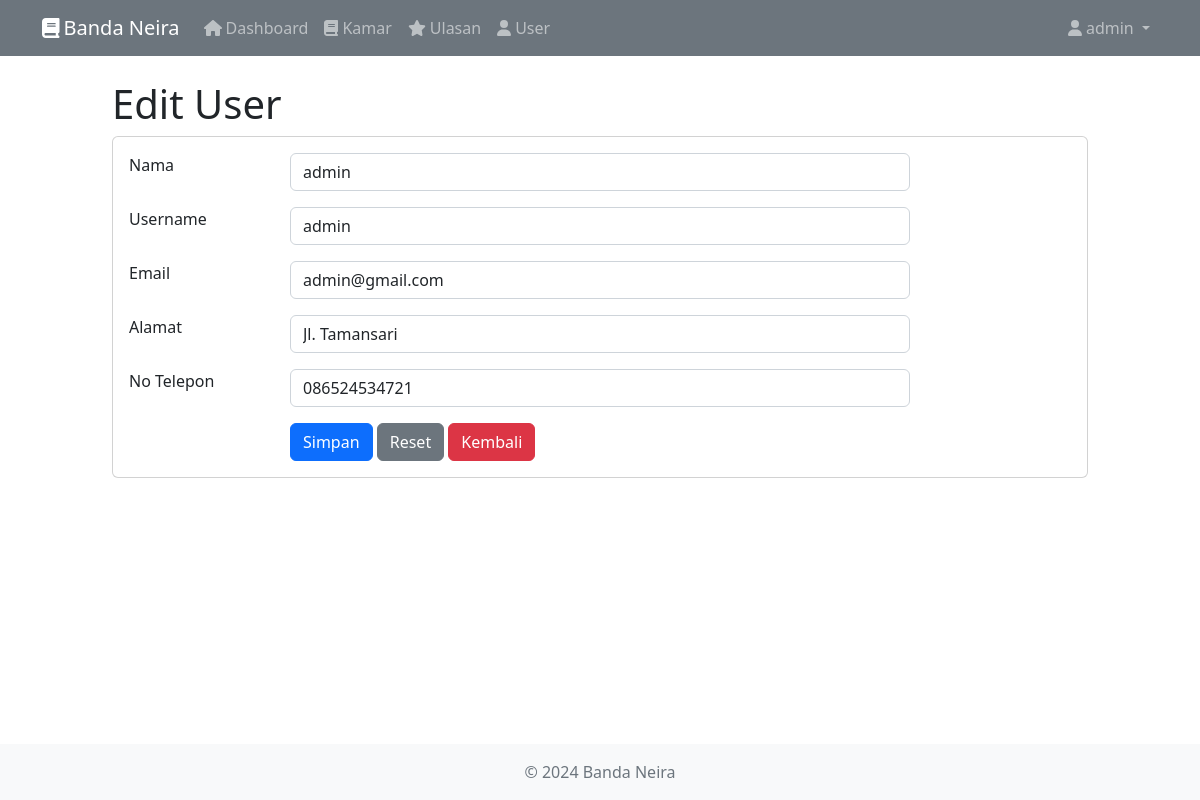
The app's page /index.php?page=user_edit&id=10 (signed in) with its own data.
### tables this page shows
CREATE TABLE `user` (
  `id_user` int(11) NOT NULL,
  `nama` varchar(255) DEFAULT NULL,
  `username` varchar(255) DEFAULT NULL,
  `password` varchar(255) DEFAULT NULL,
  `email` varchar(255) DEFAULT NULL,
  `alamat` text DEFAULT NULL,
  `no_telepon` varchar(255) DEFAULT NULL
);

### user_edit.php (the view, shortened to what this page needs)
<h1 class="mt-4">Edit User</h1>
<div class="card">
    <div class="card-body">
        <div class="row">
            <div class="col-md-12">
                <form method="post">
                    <?php
                    $id = $_GET['id'];
                    $query = mysqli_query($koneksi, "SELECT * FROM user WHERE id_user=$id");
                    $data = mysqli_fetch_array($query);
                    ?>
                    <div class="row mb-3">
                        <div class="col-md-2">Nama</div>
                        <div class="col-md-8">
                            <input type="text" name="nama" class="form-control" value="<?php echo $data['nama']; ?>">
                        </div>
                    </div>
                    <div class="row mb-3">
                        <div class="col-md-2">Username</div>
                        <div class="col-md-8">
                            <input type="text" name="username" class="form-control" value="<?php echo $data['username']; ?>">
                        </div>
                    </div>
                    <div class="row mb-3">
                        <div class="col-md-2">Email</div>
                        <div class="col-md-8">
                            <input type="email" name="email" class="form-control" value="<?php echo $data['email']; ?>">
                        </div>
                    </div>
                    <div class="row mb-3">
                        <div class="col-md-2">Alamat</div>
                        <div class="col-md-8">
                            <input type="text" name="alamat" class="form-control" value="<?php echo $data['alamat']; ?>">
                        </div>
                    </div>
                    <div class="row mb-3">
                        <div class="col-md-2">No Telepon</div>
                        <div class="col-md-8">
                            <input type="text" name="no_telepon" class="form-control" value="<?php echo $data['no_telepon']; ?>">
                        </div>
                    </div>
                    <div class="row">
                        <div class="col-md-2"></div>
                        <div class="col-md-8">
                            <button type="submit" class="btn btn-primary" name="submit" value="submit">Simpan</button>
                            <button type="reset" class="btn btn-secondary">Reset</button>
                            <a href="?page=users" class="btn btn-danger">Kembali</a>
                        </div>
                    </div>
                </form>
            </div>
        </div>
    </div>
</div>

### index.php (style rules this page uses)
body { display: flex; min-height: 100vh; flex-direction: column; }

### records on screen
user: nama "admin", username "admin", email "admin@gmail.com", alamat "Jl. Tamansari", no_telepon "086524534721"

### other values on screen
$_SESSION['user']['nama'] "admin"
